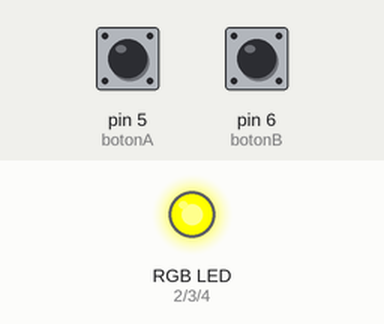
The sketch below on a simulated Arduino Uno, built with avr-gcc and run on an emulated ATmega328P. Shown: an RGB LED mixed from three pins (HIGH = lit). Dashed ring = blinking. The test bench sets the inputs (shaded band); at power-on: pin 5 (botonA) LOW, pin 6 (botonB) HIGH.

Above: at 2.3 s.
2.4 s: pin 5 (botonA) pulled HIGH for 0.15 s
At 2.9 s:
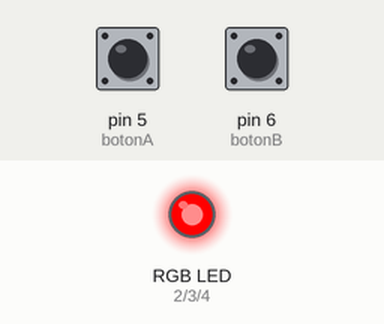
4.0 s: pin 6 (botonB) pulled LOW for 0.15 s
At 6.2 s:
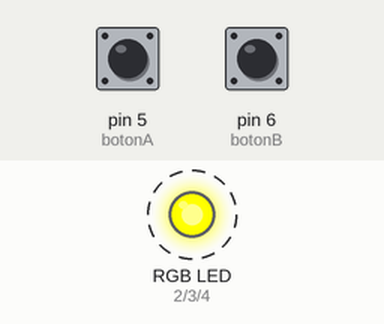
7.0 s: pin 6 (botonB) pulled LOW for 3.2 s
At 8.4 s:
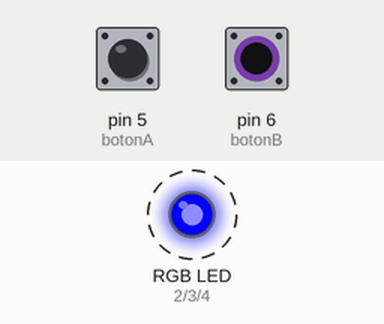
11.7 s: pin 5 (botonA) pulled HIGH for 1 s
At 12.5 s:
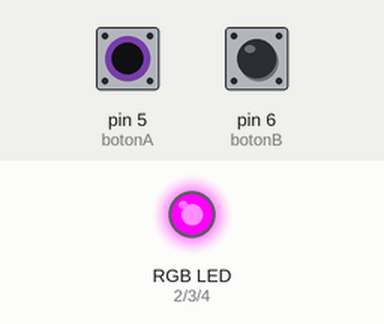
15.7 s: pin 5 (botonA) driven HIGH and pin 6 (botonB) driven LOW
At 18.1 s:
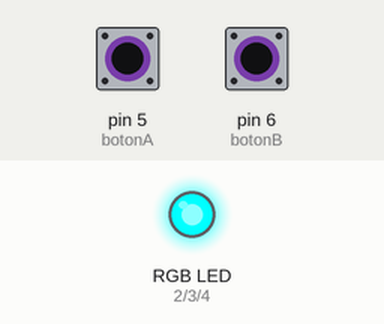
Timing chart, 0 to 19.6 s (numbered marks = the images above; inputs shaded):
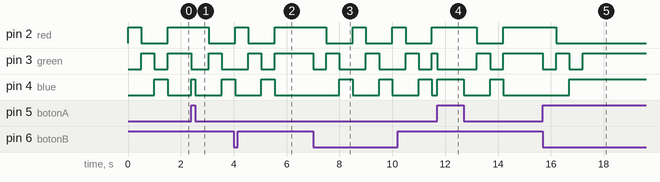

The sketch:

LED_RGB.ino
```cpp
/*
 Fundacion Kinal
 Electronica
Grado: Quito perito
seccion: A
curso: taller de electronica
Nombre: Diego Alejandro Culajay Gonzalez
carnet: 2019485
*/
#define botonA 5
#define botonB 6
#define red 2
#define green 3
#define blue 4

void setup() {

  pinMode(5,INPUT);
  pinMode(6,INPUT);
  pinMode(2,OUTPUT);
  pinMode(3,OUTPUT);
  pinMode(4,OUTPUT);

}
void loop() {
  digitalWrite(green,LOW);
  digitalWrite(blue,LOW);
  digitalWrite(red,HIGH);
  delay(500);
  digitalWrite(red,LOW);
  digitalWrite(green,HIGH);
  digitalWrite(blue,LOW);
  delay(500);
  digitalWrite(red,LOW);
  digitalWrite(green,LOW);
  digitalWrite(blue,HIGH);
  delay(500);

  while(digitalRead(botonA) == HIGH && digitalRead(botonB) == LOW) //primer pulsador precionado(botonA)
  {
  digitalWrite(red,LOW);
  digitalWrite(green,HIGH);
  digitalWrite(blue,HIGH);
  }
  while(digitalRead(botonA) == LOW && digitalRead(botonB) == HIGH) //segundo pulsador precionado(botonB)
  {
  digitalWrite(red,HIGH);
  digitalWrite(green,HIGH);
  digitalWrite(blue,LOW);
  }
  while(digitalRead(botonA) == HIGH && digitalRead(botonB) == HIGH) // ambos precionados
  {
  digitalWrite(red,HIGH);
  digitalWrite(green,LOW);
  digitalWrite(blue,HIGH);
  }
}
```

Measured:
- after the input at 2.4 s, pin 2 (red): HIGH → LOW after 0.65 s; pin 3 (green): HIGH → LOW at once, → HIGH 0.65 s later, → LOW 0.50 s later; pin 4 (blue): LOW → HIGH at once, → LOW 0.15 s later, → HIGH 1.0 s later
- after the input at 4.0 s, pin 3 (green): LOW → HIGH after 0.55 s instead of 0.05 s
- after the input at 7.0 s, pin 2 (red): alternates HIGH for 0.50 s and LOW for 1.0 s, starting after 0.50 s; pin 3 (green): HIGH → LOW at once, then repeats every 1.5 s: HIGH 0.50 s, LOW 1.0 s; pin 4 (blue): alternates HIGH for 0.50 s and LOW for 1.0 s, starting after 1.0 s
- after the input at 11.7 s, pin 2 (red): HIGH → LOW after 1.5 s, → HIGH 1.0 s later; pin 3 (green): HIGH → LOW at once, → HIGH 1.5 s later, → LOW 0.50 s later, → HIGH 0.50 s later; pin 4 (blue): LOW → HIGH at once, → LOW 1.0 s later, → HIGH 1.0 s later, → LOW 0.50 s later
- after the input at 15.7 s, pin 2 (red): HIGH → LOW after 0.50 s; pin 3 (green): alternates HIGH for 0.50 s and LOW for 0.50 s, 4 changes in all, then stays HIGH, starting at once; pin 4 (blue): LOW → HIGH after 1.0 s
